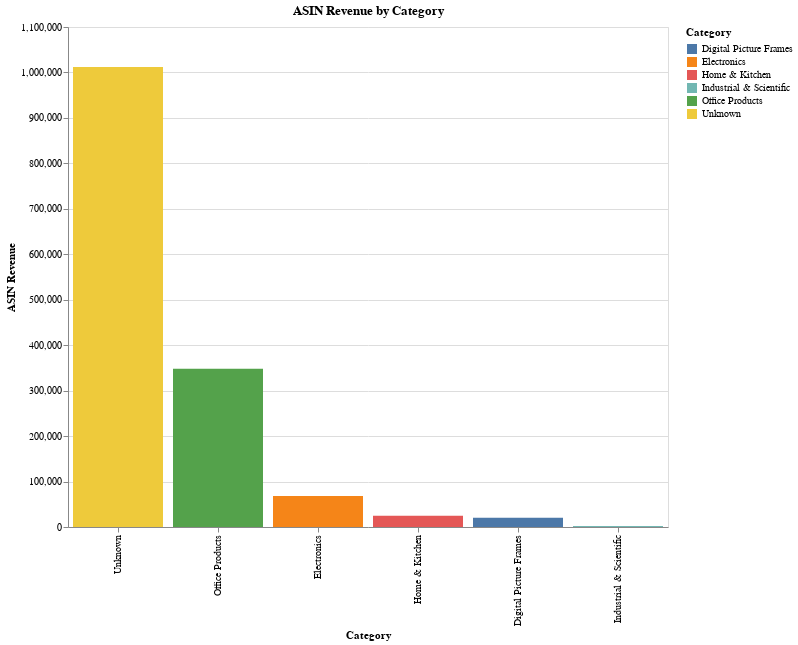

The notebook cell saved with this chart:
### Code cell
chart2 = alt.Chart(category_revenue).mark_bar().encode(
    x=alt.X('Category', sort='-y'),
    y='ASIN Revenue',
    color='Category'
  ).properties(
    width=600,
    height=500,
    title='ASIN Revenue by Category'
  )
chart2

### Figure 1 — Vega-Lite specification as saved in the notebook (floating-point values rounded to 4 significant figures)
{"config": {"view": {"continuousWidth": 300, "continuousHeight": 300}}, "data": {"name": "data-290610db69c08a462b10d69e9e3c0bd6"}, "mark": {"type": "bar"}, "encoding": {"color": {"field": "Category", "type": "nominal"}, "x": {"field": "Category", "sort": "-y", "type": "nominal"}, "y": {"field": "ASIN Revenue", "type": "quantitative"}}, "height": 500, "title": "ASIN Revenue by Category", "width": 600, "$schema": "https://vega.github.io/schema/vega-lite/v5.20.1.json", "datasets": {"data-290610db69c08a462b10d69e9e3c0bd6": [{"Category": "Digital Picture Frames", "ASIN Revenue": 20420.0}, {"Category": "Electronics", "ASIN Revenue": 68170.0}, {"Category": "Home & Kitchen", "ASIN Revenue": 24510.0}, {"Category": "Industrial & Scientific", "ASIN Revenue": 1956.0}, {"Category": "Office Products", "ASIN Revenue": 348300.0}, {"Category": "Unknown", "ASIN Revenue": 1012000.0}]}}
